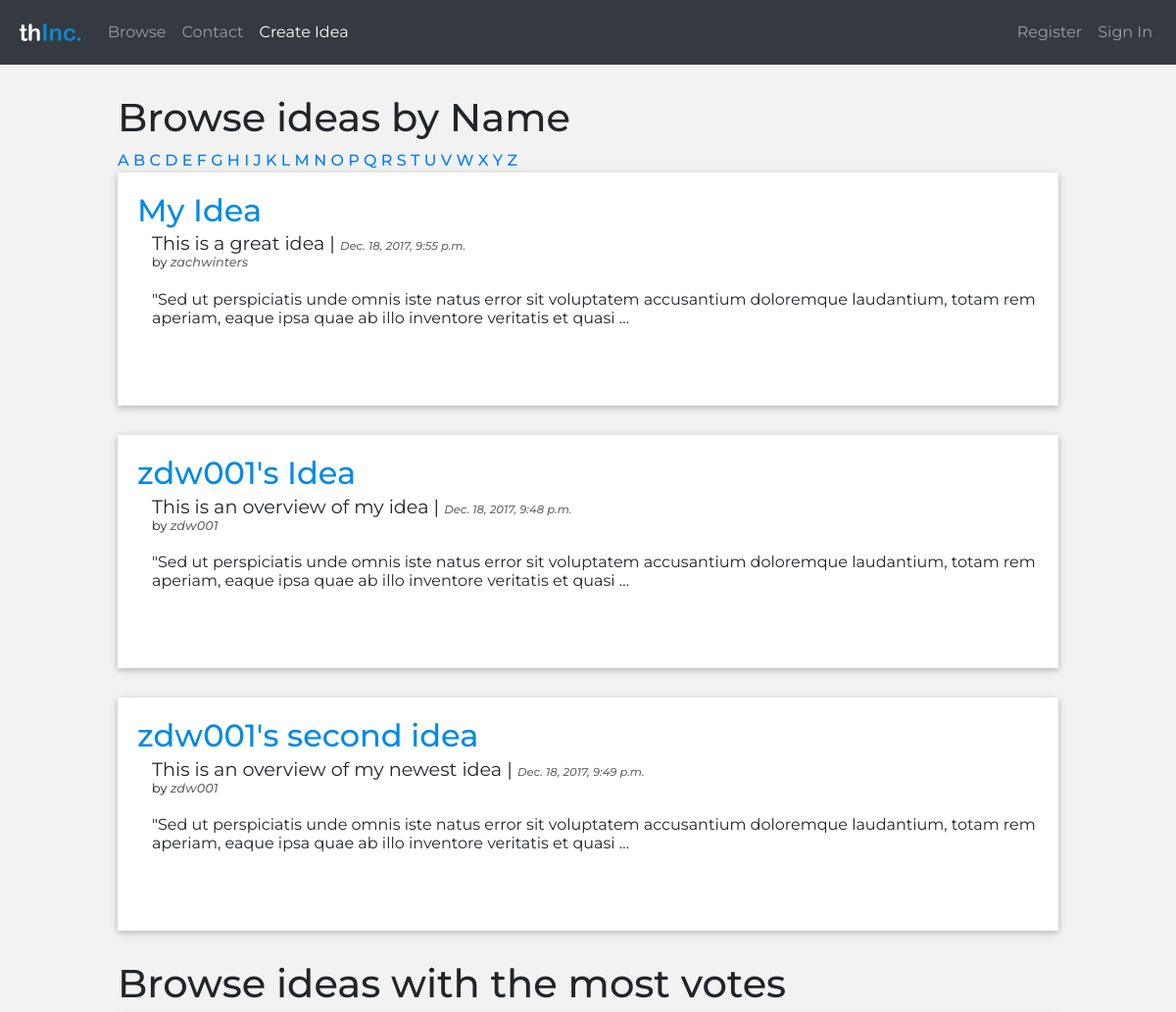
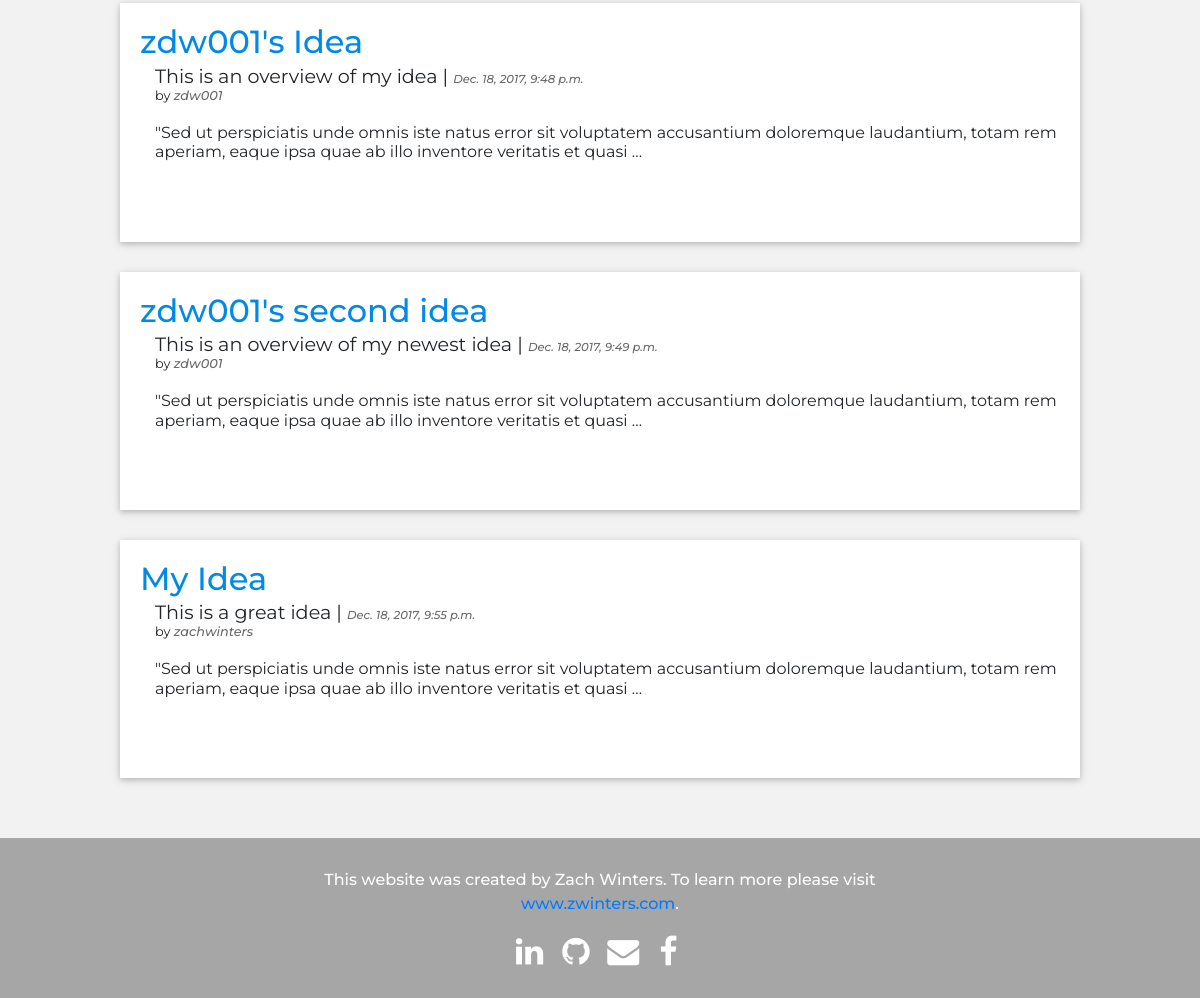
/ideashare/browse/, run on the app's committed database (2 pictures, top to bottom).
### ideashare/models.py (models this page shows, shortened)
class Idea(models.Model):
	user = models.ForeignKey('auth.User')
	name = models.CharField(max_length=255, default="", editable=True)
	overview = models.TextField()
	description = models.TextField()
	published_date = models.DateTimeField(auto_now_add=True, null=True)
	updated_date = models.DateTimeField(auto_now=True, auto_now_add=False, null=True)
	votes = models.IntegerField(default=0)
	slug = models.SlugField(unique=True)

### ideashare/views.py (the view)
# urls.py: url(r'^browse/(?P<initial>[-\w]+)/$',
def browse(request, initial=None):
	if initial:
		ideas = Idea.objects.filter(name__istartswith=initial)
		ideas = ideas.order_by('name')
	else:
		ideas = Idea.objects.all().order_by('name')
	ideas_by_vote = Idea.objects.all().order_by('-votes')
	return render(request, 'ideashare/browse.html', {
			'ideas': ideas,
			'initial': initial,
			'ideas_by_vote': ideas_by_vote,
		})

### templates/ideashare/browse.html (shortened to what this page needs)
{% extends 'base.html' %}
{% block content %}
<div class="ideas">
    <h1>
        Browse ideas {% if initial %} Starting with
        {{ initial|title }}' {% else %} by Name {% endif %}
    </h1>
    {% for letter in 'abcdefghijklmnopqrstuvwxyz' %}
    <a href="{% url 'browse' initial=letter %}"
    {% if initial == letter %}class="active"{% endif %}>
        {{ letter|upper }}
    </a>
    {% endfor %}
    {% for idea in ideas %}
    <li>
        <div class="idea_section">
            <div class="idea_outer">
                <div class="idea">
                    <h2>
                        <a class="idea_name" href="{% url 'idea_detail' slug=idea.slug %}">{{ idea.name }}
                        </a>
                    </h2>
                    <h3>{{ idea.overview }} | <span class="published_date">{{ idea.published_date }}</span></h3>
                    <p class="username">by <i class="username"><a id="user_link" href="{% url 'user_profile' username=idea.user %}">{{ idea.user }}</a></i></p>
                    <p style="margin-top: 1em;">{{ idea.description|truncatewords:25 }}</p>
                </div>
            </div>
        </div>
    </li>
    {% empty %}
    	<p>Sorry, no results!</p>
    {% endfor %}
    <h1>
        Browse ideas with the most votes
    </h1>
    {% for idea in ideas_by_vote %}
	<li>
        <div class="idea_section">
            <div class="idea_outer">
                <div class="idea">
                    <h2>
                        <a class="idea_name" href="{% url 'idea_detail' slug=idea.slug %}">{{ idea.name }}
                            </a>
                    </h2>
                    <h3>{{ idea.overview }} | <span class="published_date">{{ idea.published_date }}</span></h3>
                    <p class="username">by <i class="username"><a id="user_link" href="{% url 'user_profile' username=idea.user %}">{{ idea.user }}</a></i></p>
                    <p style="margin-top: 1em;">{{ idea.description|truncatewords:25 }}</p>
                </div>
            </div>
        </div>
    </li>
    {% empty %}
    <p>Sorry, no results!</p>
    {% endfor %}
</div>
{% endblock content %}

### static_in_project/our_static/css/style.css (style rules this page uses)
* { font-family: 'Montserrat', sans-serif; font-weight: 500; }
html { height: 100%; }
body { padding-top: 66px; background-color: #f2f2f2; height: 100%; }
.ideas { padding: 30px 10%; background-color: #f2f2f2; }
.ideas h2, .ideas h3, .ideas p { margin: 0; padding: 0 0 0 15px; font-weight: normal; }
.ideas h2 { font-size: 2em; margin: 0 0 3px; padding: 0; color: #008ae6; font-weight: 500; }
.ideas h3 { font-size: 1.2em; }
.ideas li { list-style: none; }
.idea p { margin-bottom: 20px; line-height: 1.2; }
.idea_section { background-color: #fff; -webkit-box-shadow: 0 2px 5px 0 rgba(0,0,0,0.16), 0 2px 10px 0 rgba(0,0,0,0.12); -moz-box-shadow: 0 2px 5px 0 rgba(0,0,0,0.16),0 2px 10px 0 rgba(0,0,0,0.12) box-shadow: 0 2px 5px 0 rgba(0,0,0,0.16), 0 2px 10px 0 rgba(0,0,0,0.12); padding: 20px 20px 60px; margin-bottom: 30px; }
a.idea_name { color: #008ae6; transition: 0.5s; }
.published_date { font-style: italic; color: #696969; font-size: .6em; }
.username { font-size: .8em; margin: 0 0 0 10px; }
.username i { font-size: 1em; margin: 0; color: #696969; }
#user_link { color: #696969; transition: 0.3s; }

### data on the page
Idea: name "My Idea", overview "This is a great idea", published_date "Dec. 18, 2017, 9:55 p.m.", user "zachwinters", description "\"Sed ut perspiciatis unde omnis iste natus error sit voluptatem accusantium doloremque laudantium, totam rem aperiam, eaque ipsa quae ab illo inventore veritatis et quasi …"
Idea: name "zdw001's Idea", overview "This is an overview of my idea", published_date "Dec. 18, 2017, 9:48 p.m.", user "zdw001", description "\"Sed ut perspiciatis unde omnis iste natus error sit voluptatem accusantium doloremque laudantium, totam rem aperiam, eaque ipsa quae ab illo inventore veritatis et quasi …"
Idea: name "zdw001's second idea", overview "This is an overview of my newest idea", published_date "Dec. 18, 2017, 9:49 p.m.", user "zdw001", description "\"Sed ut perspiciatis unde omnis iste natus error sit voluptatem accusantium doloremque laudantium, totam rem aperiam, eaque ipsa quae ab illo inventore veritatis et quasi …"

### other printed values
{{ letter|upper }} "A" "B" "C" "D" "E" "F" "G" "H" "I" "J" "K" "L" "M" "N" "O" "P" "Q" "R" "S" "T" "U" "V" "W" "X" "Y" "Z"
